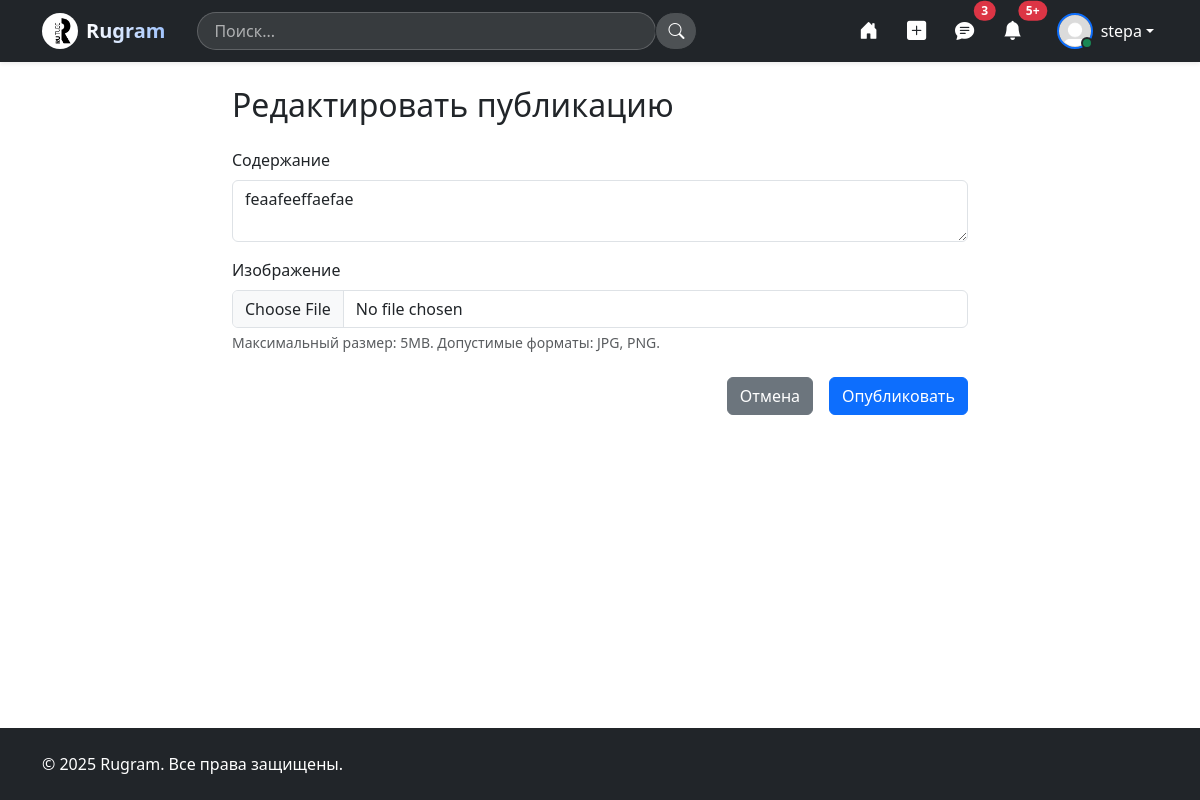
/edit_post/4 (signed in), run on the app's committed database.
### app/models.py (models this page shows, shortened)
class User(db.Model, UserMixin):
    __tablename__ = 'users'
    id: Mapped[int] = mapped_column(primary_key=True, autoincrement=True)
    username: Mapped[str] = mapped_column(index=True, unique=True)
    email: Mapped[str] = mapped_column(index=True, unique=True)
    hashed_password: Mapped[str] = mapped_column()
    created_date: Mapped[datetime.datetime] = mapped_column(DateTime, default=datetime.datetime.utcnow)
    name: Mapped[str] = mapped_column(nullable=True)
    surname: Mapped[str] = mapped_column(nullable=True)
    birthdate: Mapped[str] = mapped_column(nullable=True)
    profile_image: Mapped[str] = mapped_column(nullable=True, default='default_profile_image.jpg')
    description: Mapped[str] = mapped_column(nullable=True)
    posts: Mapped[list["Post"]] = relationship(back_populates='author')
    likes: Mapped[list["Like"]] = relationship(back_populates='user')
    comments: Mapped[list['Comment']] = relationship(back_populates='author')
    def get_id(self):
        return str(self.id)

class Post(db.Model):
    __tablename__ = 'posts'
    id: Mapped[int] = mapped_column(primary_key=True, autoincrement=True)
    image: Mapped[str] = mapped_column(nullable=True)
    text: Mapped[str] = mapped_column()
    created_date: Mapped[datetime.datetime] = mapped_column(DateTime, default=datetime.datetime.utcnow)
    likes_count: Mapped[int] = mapped_column(default=0)
    comments_count: Mapped[int] = mapped_column(default=0)
    is_deleted: Mapped[bool] = mapped_column(default=False)
    author_id: Mapped[int] = mapped_column(db.ForeignKey('users.id'))
    author: Mapped["User"] = relationship(back_populates='posts')
    likes: Mapped[list['Like']] = relationship(back_populates='post')
    comments: Mapped[list['Comment']] = relationship(back_populates='post')

### app/routes.py (the view, shortened to what this page needs)
@posts_bp.route('/edit_post/<int:post_id>', methods=["GET", "POST"])
@login_required
def edit_post(post_id):
    post = Post.query.filter(Post.id == post_id, Post.author == current_user).first_or_404()
    form = PostForm(obj=post)
    if request.method == "GET":
        if post:
            form.text.data = post.text
            form.image.data = post.image
    return render_template('posts/create_post.html', form=form, post=post, header='Редактировать публикацию')

### app/forms.py
class PostForm(FlaskForm):
    text = TextAreaField('Содержание', validators=[
        DataRequired(message="Поле обязательно")
    ])
    image = FileField('Изображение', validators=[
        FileAllowed(['jpg', 'jpeg', 'png'], 'Только изображения (jpg, png)')
    ])

### app/__init__.py (called while the page is built)
@login_manager.user_loader
def load_user(user_id):
    return User.query.get(user_id)

### app/templates/posts/create_post.html (shortened to what this page needs)
{% extends "base.html" %}
{% block content %}
<div class="container py-4">
    <div class="row justify-content-center">
        <div class="col-lg-8">
            <h2 class="mb-4">{{ header }}</h2>
            <form method="POST" enctype="multipart/form-data">
                <div class="mb-3">
                    {{ form.text.label(class="form-label") }}
                    {{ form.text(class="form-control", rows=2) }}
                </div>
                <div class="mb-4">
                    {{ form.image.label(class="form-label") }}
                    {{ form.image(class="form-control", id="imageUpload", onchange="previewImage()") }}
                    <div class="form-text">Максимальный размер: 5MB. Допустимые форматы: JPG, PNG.</div>
                </div>
                <div class="d-grid gap-2 d-md-flex justify-content-md-end">
                    <a href="{{ url_for('main.index') }}" class="btn btn-secondary me-md-2">Отмена</a>
                    <button type="submit" class="btn btn-primary">Опубликовать</button>
                </div>
            </form>
        </div>
    </div>
</div>
{% endblock %}

### app/templates/base.html (shortened to what this page needs)
<!DOCTYPE html>
<html lang="ru">
<head>
    <link href="https://cdn.jsdelivr.net/npm/bootstrap@5.3.3/dist/css/bootstrap.min.css" rel="stylesheet">
    <link rel="stylesheet" href="https://cdn.jsdelivr.net/npm/bootstrap-icons@1.11.1/font/bootstrap-icons.css">
    <link rel="stylesheet" href="{{ url_for('static', filename='css/style.css') }}">
</head>
<body class="d-flex flex-column min-vh-100">
<header class="navbar navbar-expand-lg navbar-dark bg-dark sticky-top shadow-sm">
    <div class="container">
        <a class="navbar-brand d-flex align-items-center fw-bold" href="{{ url_for('main.index') }}">
            <img src="{{ url_for('static', filename='images/logo.png') }}" width="36" height="36" class="me-2 rounded-circle" alt="Rugram Logo">
            <span class="gradient-text">Rugram</span>
        </a>
        <div class="collapse navbar-collapse" id="navbarContent">
            <form class="d-flex mx-lg-3 my-2 my-lg-0 flex-grow-1" action="" method="GET">
                <div class="input-group search-group">
                    <input type="search" class="form-control rounded-pill ps-3" placeholder="Поиск..." name="q">
                    <button class="btn btn-dark rounded-pill" type="submit">
                        <i class="bi bi-search"></i>
                    </button>
                </div>
            </form>
            <ul class="navbar-nav nav-icons mx-auto mx-lg-0">
                <li class="nav-item mx-1">
                    <a class="nav-link position-relative" href="{{ url_for('main.index') }}" title="Главная">
                        <i class="bi bi-house-door-fill icon-nav"></i>
                        <span class="nav-indicator"></span>
                    </a>
                </li>
                <li class="nav-item mx-1">
                    <a class="nav-link position-relative" href="{{ url_for('posts.create_post') }}" title="Создать">
                        <i class="bi bi-plus-square-fill icon-nav"></i>
                        <span class="nav-indicator"></span>
                    </a>
                </li>
                <li class="nav-item mx-1">
                    <a class="nav-link position-relative" href="" title="Сообщения">
                        <i class="bi bi-chat-text-fill icon-nav"></i>
                        <span class="nav-indicator"></span>
                        <span class="position-absolute top-0 start-100 translate-middle badge rounded-pill bg-danger">3</span>
                    </a>
                </li>
                <li class="nav-item mx-1">
                    <a class="nav-link position-relative" href="" title="Уведомления">
                        <i class="bi bi-bell-fill icon-nav"></i>
                        <span class="nav-indicator"></span>
                        <span class="position-absolute top-0 start-100 translate-middle badge rounded-pill bg-danger">5+</span>
                    </a>
                </li>
            </ul>
            {% if current_user.is_authenticated %}
            <div class="dropdown ms-lg-3">
                <a href="#" class="d-flex align-items-center text-white text-decoration-none dropdown-toggle p-1 rounded" id="userDropdown" data-bs-toggle="dropdown" aria-expanded="false">
                    <div class="position-relative">
                        <img src="{{ url_for('static', filename='uploads/profile_images/' + current_user.profile_image) }}" alt="Аватар" width="36" height="36" class="rounded-circle border border-2 border-primary object-fit-cover">
                        <span class="position-absolute bottom-0 end-0 p-1 bg-success rounded-circle border border-2 border-dark"></span>
                    </div>
                    <span class="ms-2 d-none d-lg-inline">{{ current_user.username }}</span>
                </a>
            </div>
            {% else %}
            <div class="d-flex ms-lg-3">
                <a class="btn btn-outline-light rounded-pill me-2" href="{{ url_for('auth.login') }}">Войти</a>
                <a class="btn btn-primary rounded-pill" href="{{ url_for('auth.register') }}">Регистрация</a>
            </div>
            {% endif %}
        </div>
    </div>
</header>
<main class="flex-grow-1">
    {% block content %}{% endblock %}
</main>
<footer class="bg-dark text-white py-4 mt-auto">
    <div class="container">
        <div class="mt-0">
            <p class="mb-0">&copy; 2025 Rugram. Все права защищены.</p>
        </div>
    </div>
</footer>
</body>
</html>

### app/static/css/style.css (style rules this page uses)
.gradient-text { background: linear-gradient(to right, #fff, #a1c4fd); -webkit-background-clip: text; background-clip: text; color: transparent; }
.search-group { max-width: 500px; }
.search-group .form-control { background: rgba(255, 255, 255, 0.1); border: 1px solid rgba(255, 255, 255, 0.2); color: white; }
.search-group .form-control::placeholder { color: rgba(255, 255, 255, 0.6); }
.search-group .btn { background: rgba(255, 255, 255, 0.2); color: white; }
.nav-icons .nav-link { padding: 0.5rem; border-radius: 50%; width: 40px; height: 40px; display: flex; align-items: center; justify-content: center; transition: all 0.3s ease; }
.icon-nav { font-size: 1.2rem; color: white; transition: all 0.3s ease; }
.nav-indicator { position: absolute; bottom: 0; left: 50%; transform: translateX(-50%); width: 4px; height: 4px; background: transparent; border-radius: 50%; transition: all 0.3s ease; }
.object-fit-cover { object-fit: cover; }

### data on the page
User: profile_image (placeholder picture), username "stepa"
Post: text "feaafeeffaefae"

### other printed values
{{ header }} "Редактировать публикацию"
